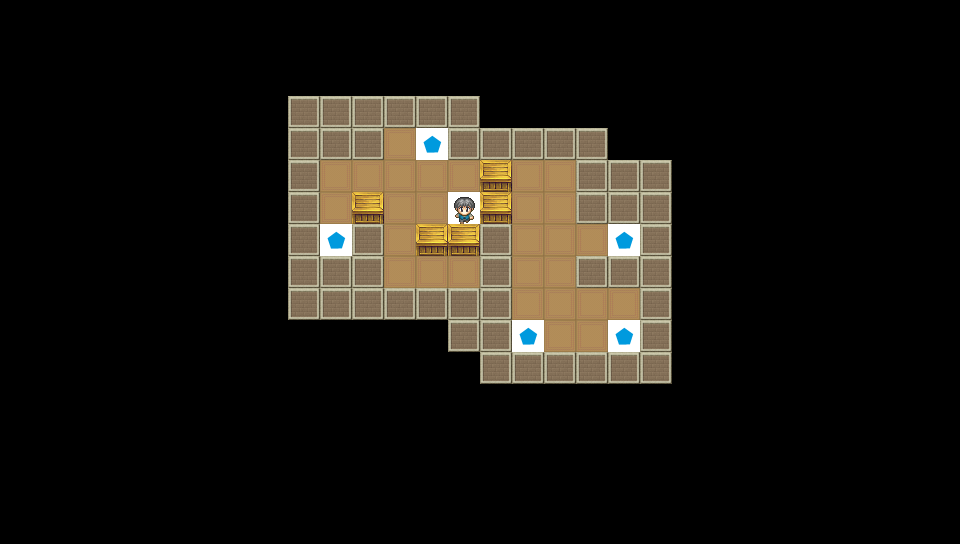

The image is a tile-based game level rendered from a .tmx file. Its description and complete source (layers, tilesets, objects, tile grids) follow:
An orthogonal 30x17 tile map with 32x32 px tiles, 2 tile layers (GroundChip, GimmickChip).

<map version="1.5" tiledversion="1.7.0" orientation="orthogonal" renderorder="right-down" width="30" height="17" tilewidth="32" tileheight="32" infinite="0" nextlayerid="3" nextobjectid="1">
 <editorsettings>
  <export target="../Stage5..csv" format="csv" />
 </editorsettings>
 <tileset firstgid="1" source="Chips.tsx" />
 <layer id="1" name="GroundChip" width="30" height="17">
  <data encoding="csv">
0,0,0,0,0,0,0,0,0,0,0,0,0,0,0,0,0,0,0,0,0,0,0,0,0,0,0,0,0,0,
0,0,0,0,0,0,0,0,0,0,0,0,0,0,0,0,0,0,0,0,0,0,0,0,0,0,0,0,0,0,
0,0,0,0,0,0,0,0,0,0,0,0,0,0,0,0,0,0,0,0,0,0,0,0,0,0,0,0,0,0,
0,0,0,0,0,0,0,0,0,3,3,3,3,3,3,0,0,0,0,0,0,0,0,0,0,0,0,0,0,0,
0,0,0,0,0,0,0,0,0,3,3,3,2,2,3,3,3,3,3,0,0,0,0,0,0,0,0,0,0,0,
0,0,0,0,0,0,0,0,0,3,2,2,2,2,2,2,2,2,3,3,3,0,0,0,0,0,0,0,0,0,
0,0,0,0,0,0,0,0,0,3,2,2,2,2,2,2,2,2,3,3,3,0,0,0,0,0,0,0,0,0,
0,0,0,0,0,0,0,0,0,3,2,3,2,2,2,3,2,2,2,2,3,0,0,0,0,0,0,0,0,0,
0,0,0,0,0,0,0,0,0,3,3,3,2,2,2,3,2,2,3,3,3,0,0,0,0,0,0,0,0,0,
0,0,0,0,0,0,0,0,0,3,3,3,3,3,3,3,2,2,2,2,3,0,0,0,0,0,0,0,0,0,
0,0,0,0,0,0,0,0,0,0,0,0,0,0,3,3,2,2,2,2,3,0,0,0,0,0,0,0,0,0,
0,0,0,0,0,0,0,0,0,0,0,0,0,0,0,3,3,3,3,3,3,0,0,0,0,0,0,0,0,0,
0,0,0,0,0,0,0,0,0,0,0,0,0,0,0,0,0,0,0,0,0,0,0,0,0,0,0,0,0,0,
0,0,0,0,0,0,0,0,0,0,0,0,0,0,0,0,0,0,0,0,0,0,0,0,0,0,0,0,0,0,
0,0,0,0,0,0,0,0,0,0,0,0,0,0,0,0,0,0,0,0,0,0,0,0,0,0,0,0,0,0,
0,0,0,0,0,0,0,0,0,0,0,0,0,0,0,0,0,0,0,0,0,0,0,0,0,0,0,0,0,0,
0,0,0,0,0,0,0,0,0,0,0,0,0,0,0,0,0,0,0,0,0,0,0,0,0,0,0,0,0,0
</data>
 </layer>
 <layer id="2" name="GimmickChip" width="30" height="17">
  <data encoding="csv">
0,0,0,0,0,0,0,0,0,0,0,0,0,0,0,0,0,0,0,0,0,0,0,0,0,0,0,0,0,0,
0,0,0,0,0,0,0,0,0,0,0,0,0,0,0,0,0,0,0,0,0,0,0,0,0,0,0,0,0,0,
0,0,0,0,0,0,0,0,0,0,0,0,0,0,0,0,0,0,0,0,0,0,0,0,0,0,0,0,0,0,
0,0,0,0,0,0,0,0,0,0,0,0,0,0,0,0,0,0,0,0,0,0,0,0,0,0,0,0,0,0,
0,0,0,0,0,0,0,0,0,0,0,0,0,6,0,0,0,0,0,0,0,0,0,0,0,0,0,0,0,0,
0,0,0,0,0,0,0,0,0,0,0,0,0,0,0,5,0,0,0,0,0,0,0,0,0,0,0,0,0,0,
0,0,0,0,0,0,0,0,0,0,0,5,0,0,7,5,0,0,0,0,0,0,0,0,0,0,0,0,0,0,
0,0,0,0,0,0,0,0,0,0,6,0,0,5,5,0,0,0,0,6,0,0,0,0,0,0,0,0,0,0,
0,0,0,0,0,0,0,0,0,0,0,0,0,0,0,0,0,0,0,0,0,0,0,0,0,0,0,0,0,0,
0,0,0,0,0,0,0,0,0,0,0,0,0,0,0,0,0,0,0,0,0,0,0,0,0,0,0,0,0,0,
0,0,0,0,0,0,0,0,0,0,0,0,0,0,0,0,6,0,0,6,0,0,0,0,0,0,0,0,0,0,
0,0,0,0,0,0,0,0,0,0,0,0,0,0,0,0,0,0,0,0,0,0,0,0,0,0,0,0,0,0,
0,0,0,0,0,0,0,0,0,0,0,0,0,0,0,0,0,0,0,0,0,0,0,0,0,0,0,0,0,0,
0,0,0,0,0,0,0,0,0,0,0,0,0,0,0,0,0,0,0,0,0,0,0,0,0,0,0,0,0,0,
0,0,0,0,0,0,0,0,0,0,0,0,0,0,0,0,0,0,0,0,0,0,0,0,0,0,0,0,0,0,
0,0,0,0,0,0,0,0,0,0,0,0,0,0,0,0,0,0,0,0,0,0,0,0,0,0,0,0,0,0,
0,0,0,0,0,0,0,0,0,0,0,0,0,0,0,0,0,0,0,0,0,0,0,0,0,0,0,0,0,0
</data>
 </layer>
</map>
